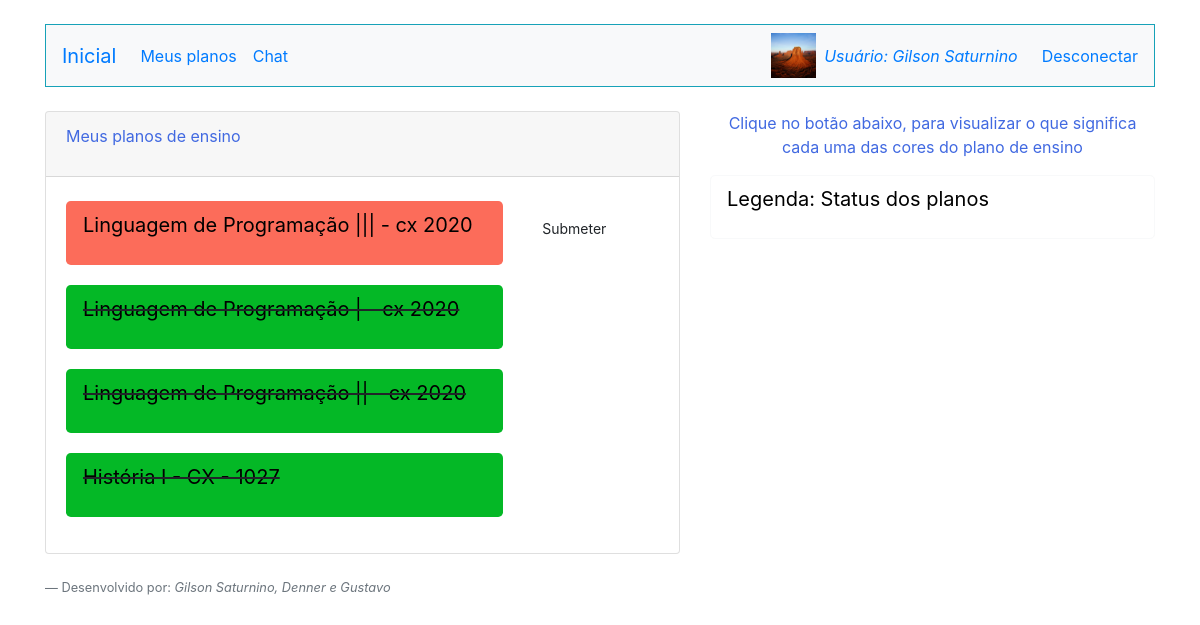
Page /ListarPlano.php (signed in) on the earlier database version.
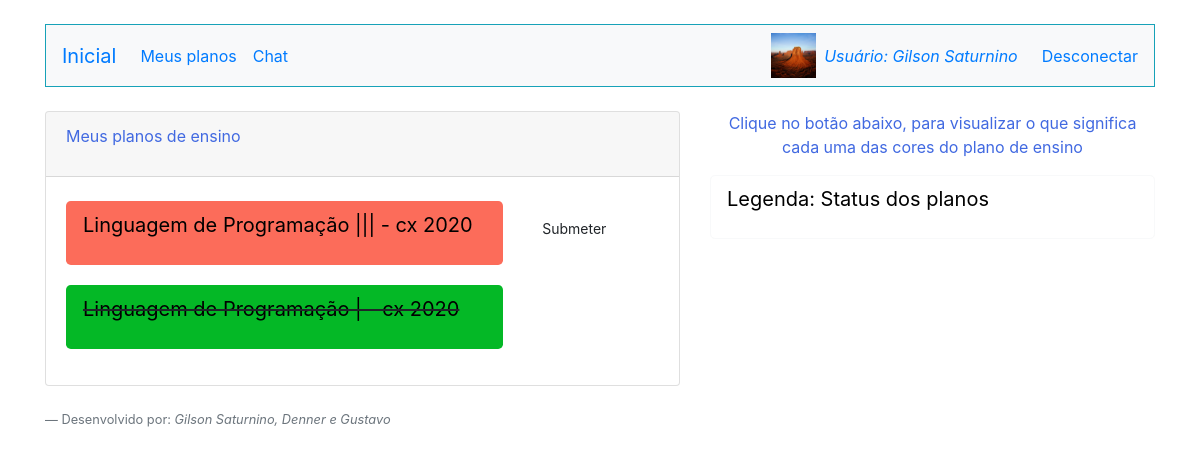
Same page on the later database version.
### tables this page shows
CREATE TABLE `planos` (
  `id_plano` int(11) NOT NULL,
  `nome_plano` varchar(255) NOT NULL,
  `nome_docente` varchar(255) NOT NULL,
  `campus` varchar(255) NOT NULL,
  `anoSemestre` varchar(255) NOT NULL,
  `curso_plano` varchar(255) NOT NULL,
  `periodoC_plano` int(11) NOT NULL,
  `nomeDisc_plano` varchar(255) NOT NULL,
  `carga_plano` int(11) NOT NULL,
  `semanas_plano` int(11) NOT NULL,
  `aulasT_plano` int(11) NOT NULL,
  `aulasP_plano` int(11) NOT NULL,
  `aulasL_plano` int(11) NOT NULL,
  `laboratorio` int(11) NOT NULL,
  `ementa_plano` varchar(255) NOT NULL,
  `objetivosG_plano` varchar(255) NOT NULL,
  `objetivosE_plano` varchar(255) NOT NULL,
  `aprendizagem` varchar(255) NOT NULL,
  `referencias_plano` varchar(255) NOT NULL,
  `complementares` varchar(255) NOT NULL,
  `p1_primeiro` date NOT NULL,
  `p2_primeiro` date NOT NULL,
  `p1_segundo` date NOT NULL,
  `p2_segundo` date NOT NULL,
  `situacao` varchar(255) NOT NULL,
  `codigo_grupo` varchar(5) NOT NULL
);

### ListarPlano.php (the view, shortened to what the changed rows need)
<html lang="en">
<head>
    <link rel="stylesheet" href="https://stackpath.bootstrapcdn.com/bootstrap/4.3.1/css/bootstrap.min.css"
>
</head>
<body >
    <div class="container">
        <?php
        require_once("Cabecalho.php");
        require_once("Conexao.php");
        if($_SESSION["perfil"]=="Docente"){
        $sql = "select id_plano,nome_plano,situacao from planos where nome_docente=? ORDER BY situacao";
        $sqlprep = $conexao->prepare($sql);
        $sqlprep->bind_param("s",$_SESSION["nome"]);
        $sqlprep->execute();
        $resultadoSql = $sqlprep->get_result();
        $vetorUmregistro = mysqli_fetch_assoc($resultadoSql);
        $vetorTodosregistro = array();
        while($vetorUmregistro != null){
            array_push($vetorTodosregistro, $vetorUmregistro);
            $vetorUmregistro = mysqli_fetch_assoc($resultadoSql);
            }
        ?>
        <div class="row">
            <div class="col-md-7 mt-4">
                <div class="card">
                    <div class="card-body">
                    <div class="list-group">
                        <div class="row">
                        <?php foreach ($vetorTodosregistro as $umRegistro){
                    if($umRegistro["situacao"]=="Novo"){
                    ?>
                        <div class="col-md-9 mt-1">
                               <form action="ValidacaoPlano.php" method="POST">
                               <input type="hidden" name="id_plan" value="<?= $umRegistro["id_plano"];?>">
                                <button type="submit" class=" btn btn-lg btn-block" style="background-color:#ADD8E6;"><p id="plano" class="text-left"><?= $umRegistro["nome_plano"]; ?></p></button>
                               </form>
                        </div>
                        <div class="col-md-3 mt-3">
                                <form action="PlanoCorrecao.php" method="POST">
                                    <input type="hidden" name="id_plano" value="<?=$umRegistro["id_plano"]; ?>">
                                <button  type="submit" class="btn btn-secondary btn-sm">Submeter</button>
                            </form>
                            </div>
                        <?php }if($umRegistro["situacao"]=="CorrigirColegiado"){ ?>
                           <div class="col-md-9 mt-1">
                               <form action="ValidacaoPlano.php" method="POST">
                               <input type="hidden" name="id_plan" value="<?= $umRegistro["id_plano"]; ?>">
                                <button  type="submit" class="btn btn-lg btn-block" style="background-color:#fbe531"><p id="plano" class="text-left"><?= $umRegistro["nome_plano"]; ?></p></button>
                               </form>
                            </div>
                        <?php }if($umRegistro["situacao"]=="Aguardando"){ ?>
                        <div class="col-md-9 mt-1">
                               <form action="ValidacaoPlano.php" method="POST">
                                <button type="submit" class=" btn btn-lg btn-block" style="background-color:#fc6c5a"><p id="plano" class="text-left"><?= $umRegistro["nome_plano"]; ?></p></button>
                               </form>
                        </div>
                        <div class="col-md-3 mt-3">
                                <form action="PlanoCorrecao.php" method="POST">
                                <button  type="submit" class="btn btn-sm">Submeter</button>
                            </form>
                            </div>
                        <?php }if($umRegistro["situacao"]=="Sucesso"){ ?>
                            <div class="col-md-9 mt-1">
                            <form action="ValidacaoPlano.php" method="POST">
                                <button type="submit" class="btn btn-lg btn-block" style="background-color:#04b826;"><strike><p id="plano" class="text-left"><?= $umRegistro["nome_plano"]; ?></p></button></strike>
                               </form>
                           </div>
                        <?php } } ?>
                        </div>
                    </div>
                    </div>
                </div>
            </div>
            <?php }if(($_SESSION["perfil"]=="Pedagogo")||($_SESSION["perfil"]=="Discente do Colegiado")||($_SESSION["perfil"]=="Coordenador")||($_SESSION["perfil"]=="Docente do Colegiado")||($_SESSION["perfil"]=="Tecnico do Colegiado")){
        $validacao="Novo";
        $sql = "select id_plano,nome_plano,situacao from planos where situacao!=? ORDER BY situacao ";
        $sqlprep = $conexao->prepare($sql);
        $sqlprep->bind_param("s",$validacao);
        $sqlprep->execute();
        $resultadoSql = $sqlprep->get_result();
        $vetorUmregistro = mysqli_fetch_assoc($resultadoSql);
        $vetorTodosregistro = array();
        while($vetorUmregistro != null){
            array_push($vetorTodosregistro, $vetorUmregistro);
            $vetorUmregistro = mysqli_fetch_assoc($resultadoSql);
            }
        ?>
        <div class="row">
            <div class="col-md-7 mt-4">
                <div class="card">
                    <div class="card-header">
                        <p>Planos de Ensino dos docentes</p>
                    </div>
                    <div class="card-body">
                    <div class="list-group">
                        <?php foreach ($vetorTodosregistro as $umRegistro){
                    if($umRegistro["situacao"]=="CorrigirColegiado"){ ?>
                           <div class="mt-1">
                               <form action="ValidacaoPlano.php" method="POST">
                               <input type="hidden" name="id_plan" value="<?= $umRegistro["id_plano"]; ?>">
                                <button  type="submit" class="btn w-100" style="background-color:#fbe531"><p id="plano" class="text-left"><?= $umRegistro["nome_plano"]; ?></p></button>
                               </form>
                            </div>
                        <?php }if($umRegistro["situacao"]=="Sucesso"){ ?>
                            <div class="mt-1">
                            <form action="ValidacaoPlano.php" method="POST">
                               <input type="hidden" name="id_plan" value="<?= $umRegistro["id_plano"]; ?>">
                                <button type="submit" class="btn w-100" style="background-color:#04b826;"><strike><p id="plano" class="text-left"><?= $umRegistro["nome_plano"]; ?></p></strike></button>
                               </form>
                           </div>
                        <?php }
                    } ?>
                    </div>
                    </div>
                </div>
            </div>
        <?php } ?>
    <?php require_once("Footer.php");?>
        </div>
    </div>
</body>
</html>

Differences in the rows shown:
no longer on this page (row edited): planos: nome_plano "Linguagem de Programação || - cx 2020"
no longer on this page (row edited): planos: nome_plano "História I - CX - 1027"
